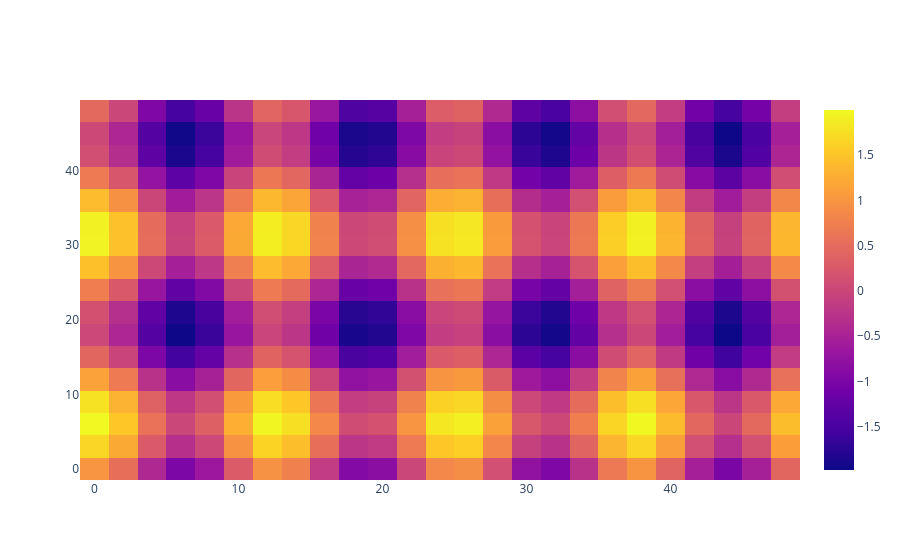

Write notebook code for a chart like this one.
### Code cell
feature_x = np.arange(0, 50, 2) 
feature_y = np.arange(0, 50, 3) 
 
# Creating 2-D grid of features 
[X, Y] = np.meshgrid(feature_x, feature_y) 
 
Z = np.cos(X / 2) + np.sin(Y / 4) 
 
# plotting the figure
fig = go.Figure(data =
     go.Heatmap(x = feature_x, y = feature_y, z = Z,))

fig.show()

### Figure 1 — Plotly figure (JSON) as saved in the notebook; plotly's stock layout.template omitted (floating-point values rounded to 4 significant figures; data arrays with more than 128 entries replaced by an {"elided": "..."} marker saying what was removed)
{"data": [{"type": "heatmap", "x": [0, 2, 4, 6, 8, 10, 12, 14, 16, 18, 20, 22, 24, 26, 28, 30, 32, 34, 36, 38, 40, 42, 44, 46, 48], "y": [0, 3, 6, 9, 12, 15, 18, 21, 24, 27, 30, 33, 36, 39, 42, 45, 48], "z": {"elided": "17x25 float values"}}], "layout": {}}
